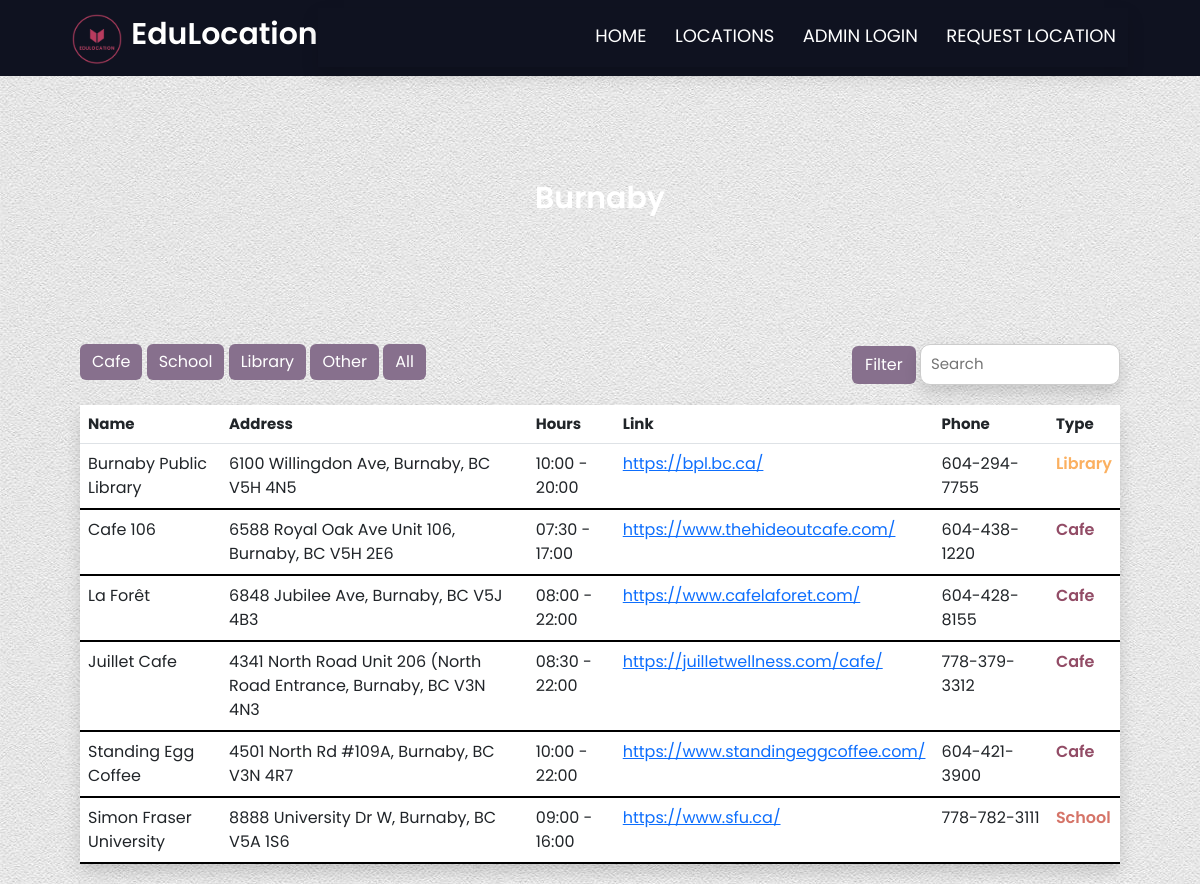
The app's page /location/burnaby with its own data.
### models.py (models this page shows, shortened)
class Locations(db.Model):
    id = db.Column("id", db.Integer, primary_key=True)
    name = db.Column(db.String(100), nullable=False)
    city = db.Column(db.String(100))
    address = db.Column(db.String(100))
    hours = db.Column(db.String(100))
    link = db.Column(db.String(100))
    phone = db.Column(db.String(100))
    location_type = db.Column(db.String(100))

### myapp.py (the view)
@app.route("/location/burnaby")
def burnaby():
    locations, filter_type, search_query = get_filtered_locations(city="Burnaby")
    return render_template("burnaby.html", locations=locations, filter_type=filter_type, search_query=search_query)

### myapp.py (called while the page is built)
def get_filtered_locations(city=None):
    search_query = request.args.get("search_query")
    filter_type = request.args.get("filter_type")
    query = Locations.query
    if city:
        query = query.filter_by(city=city)
    if search_query:
        search_query = f"%{search_query.lower().strip('%')}%"
        query = query.filter((Locations.name.ilike(search_query)) | (Locations.city.ilike(search_query)))
    elif filter_type:
        if filter_type == "Other":
            query = query.filter(Locations.location_type.notin_(["Cafe", "School", "Library"]))
        else:
            query = query.filter_by(location_type=filter_type)
    return query.all(), filter_type, search_query.strip('%') if search_query else search_query

### templates/burnaby.html (shortened to what this page needs)
{% extends 'base.html' %}
{% block content %}
    <link rel="stylesheet" href="/static/main.css" />
    <section class="city-dashboard burnaby-dashboard">
        <h1>Burnaby</h1>
    </section>
    <div class="filter d-flex justify-content-between">
        <div>
            <button type="button" class="btn btn-primary mr-2" onclick="window.location.href='/location/burnaby?filter_type=Cafe'">Cafe</button>
            <button type="button" class="btn btn-primary mr-2" onclick="window.location.href='/location/burnaby?filter_type=School'">School</button>
            <button type="button" class="btn btn-primary mr-2" onclick="window.location.href='/location/burnaby?filter_type=Library'">Library</button>
            <button type="button" class="btn btn-primary mr-2" onclick="window.location.href='/location/burnaby?filter_type=Other'">Other</button>
            <button type="button" class="btn btn-primary" onclick="window.location.href='/location/burnaby'">All</button>
        </div>
        <form method="GET" action="{{ url_for('burnaby') }}" class="form-inline search-form">
            <button class="btn search-btn my-2 my-sm-0" type="submit">Filter</button>
            <input class="search-input shadow" type="search" placeholder="Search" aria-label="Search" name="search_query" value="{{ search_query or '' }}">
        </form>
    </div>
    <div class="box-table shadow">
        <table class="table table-hover">
            <thead>
                <tr class="table-title">
                    <th>Name</th>
                    <th>Address</th>
                    <th>Hours</th>
                    <th>Link</th>
                    <th>Phone</th>
                    <th>Type</th>
                </tr>
            </thead>
            <tbody>
                {% for location in locations %}
                {% if location.city == "Burnaby" %}
                <tr class="table-row">
                    <td>{{ location.name }}</td>
                    <td>{{ location.address }}</td>
                    <td>{{ location.hours }}</td>
                    <td class="link-width"><a href="{{ location.link }}" target="_blank">{{ location.link }}</a></td>
                    <td class="phone-width">{{ location.phone }}</td>
                    <td class="{{ location.location_type|lower }}">{{ location.location_type }}</td>
                </tr>
                {% endif %}
                {% endfor %}
            </tbody>
        </table>
    </div>
{% endblock %}

### static/main.css (style rules this page uses)
* { box-sizing: border-box; margin: 0; padding: 0; font-family: 'Poppins', sans-serif; }
body { background-image: url('image/background.jpg'); background-repeat: repeat; }
.filter { display: flex; justify-content: space-between; margin: 20px 80px; }
.filter button { background-color: #87708D; color: #fff; }
.btn-primary { border: none; }
.search-input { padding: 8px 10px; font-size: 15px; border-radius: 10px; border: 1px solid #ccc; width: 200px; }
.city-dashboard { position: relative; margin-bottom: 15px; margin-left: 0; margin-right: 0; margin-top: 40px; padding: 100px; color: #fff; }
.city-dashboard::before { content: ""; position: absolute; top: 0; left: 0; width: 100%; height: 100%; background-size: cover; background-position: center; opacity: 0.8; z-index: -1; }
.city-dashboard h1 { font-size: 30px; font-weight: 600; text-align: center; color: #fff; }
.burnaby-dashboard::before { background-image: url('image/burnaby-dashboard.jpg'); }
.box-table { margin: 20px 80px; background-image: radial-gradient(circle, #ffffff, #fcfbfc, #faf8f9, #f8f4f5, #f6f0f0); border-radius: 8px; }
.table-title { font-size: 15px; font-weight: 600; background-color: #322F43; color: #fff; }
.table-row { border-bottom: 2px solid #000; }
.link-width { width: 10%; }
.phone-width { width: 11%; }
td.cafe { color: #924C66; font-weight: 600; }
td.school { color: #D57468; font-weight: 600; }
td.library { color: #FBB060; font-weight: 600; }

### records on screen
Locations: name "Burnaby Public Library", address "6100 Willingdon Ave, Burnaby, BC V5H 4N5", hours "10:00 - 20:00", link "https://bpl.bc.ca/", phone "604-294-7755", location_type "Library"
Locations: name "Cafe 106", address "6588 Royal Oak Ave Unit 106, Burnaby, BC V5H 2E6", hours "07:30 - 17:00", link "https://www.thehideoutcafe.com/", phone "604-438-1220", location_type "Cafe"
Locations: name "La Forêt", address "6848 Jubilee Ave, Burnaby, BC V5J 4B3", hours "08:00 - 22:00", link "https://www.cafelaforet.com/", phone "604-428-8155", location_type "Cafe"
Locations: name "Juillet Cafe", address "4341 North Road Unit 206 (North Road Entrance, Burnaby, BC V3N 4N3", hours "08:30 - 22:00", link "https://juilletwellness.com/cafe/", phone "778-379-3312", location_type "Cafe"
Locations: name "Standing Egg Coffee", address "4501 North Rd #109A, Burnaby, BC V3N 4R7", hours "10:00 - 22:00", link "https://www.standingeggcoffee.com/", phone "604-421-3900", location_type "Cafe"
Locations: name "Simon Fraser University", address "8888 University Dr W, Burnaby, BC V5A 1S6", hours "09:00 - 16:00", link "https://www.sfu.ca/", phone "778-782-3111", location_type "School"
